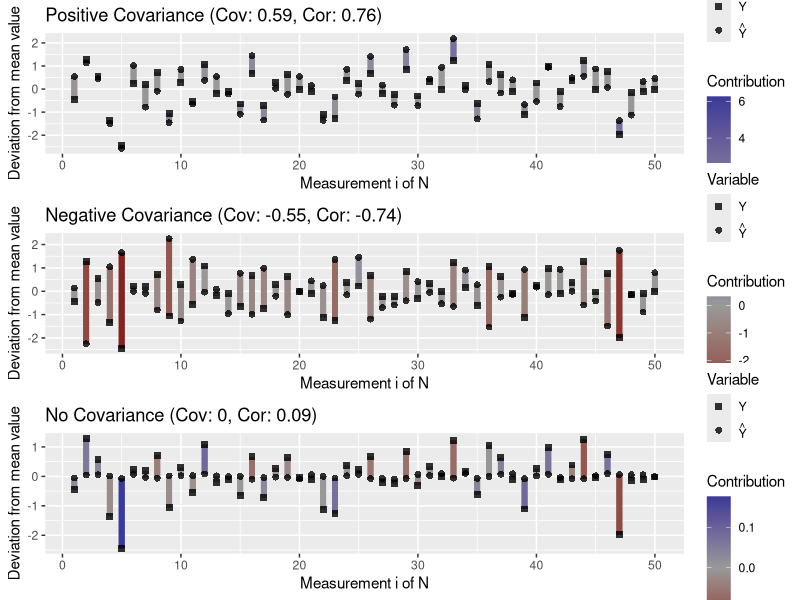
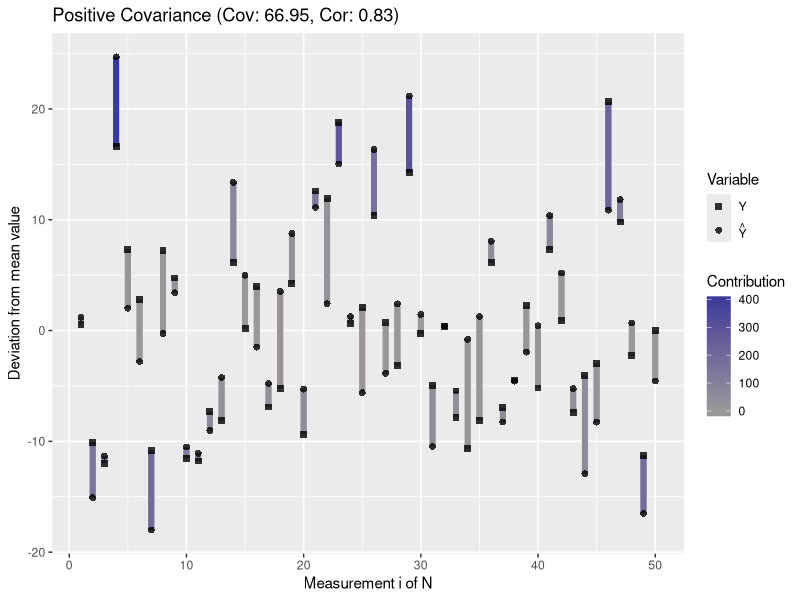
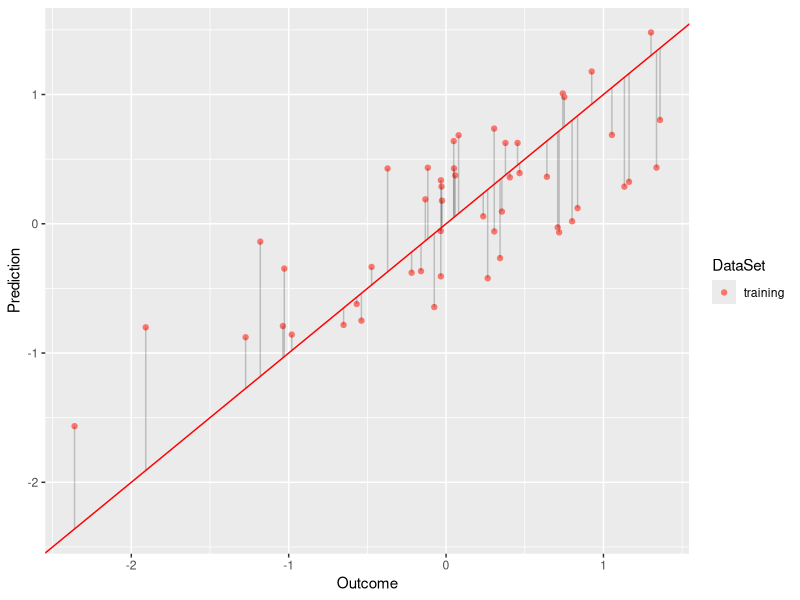
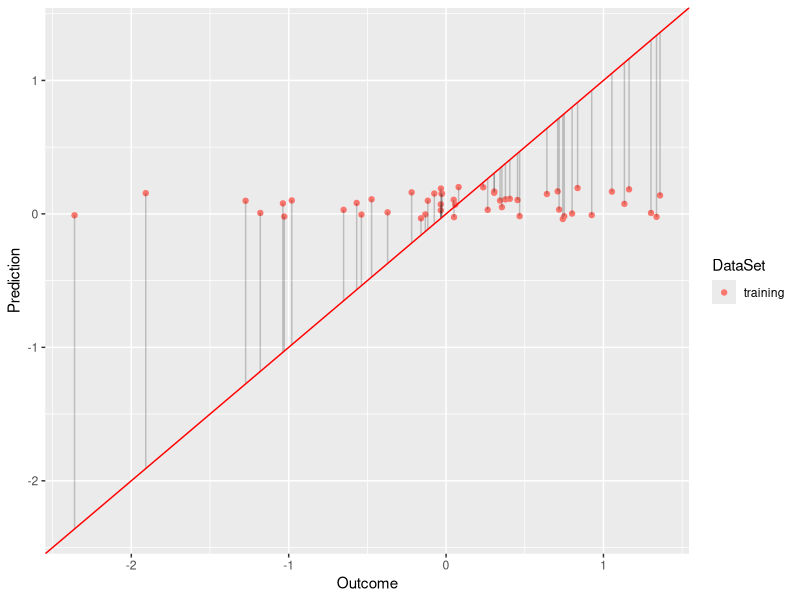
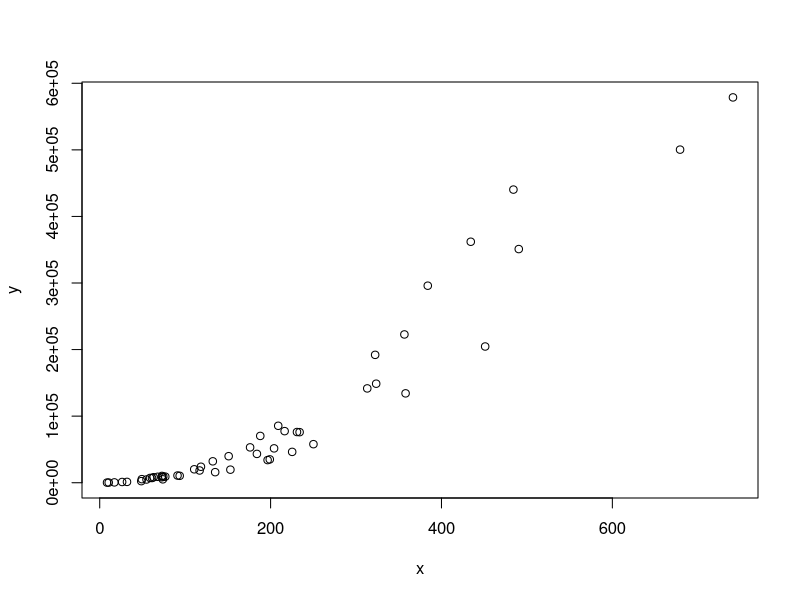
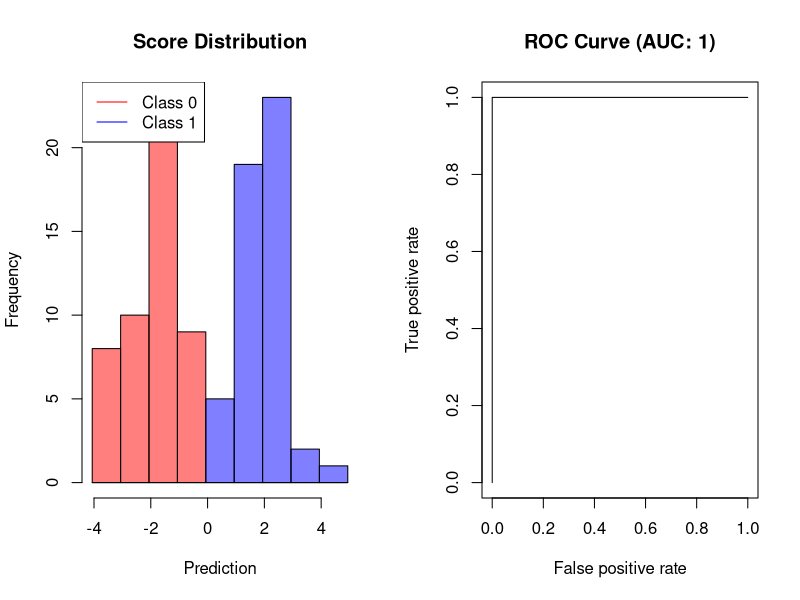
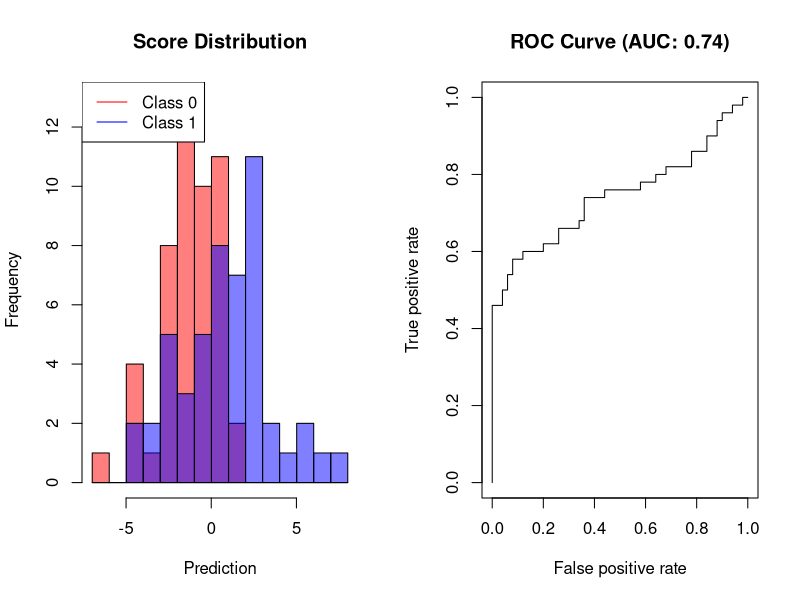

Reproduce these figures in R, in order.
## ---- chunk 1
plot.mean.deviation <- function(y, y.hat, label) {
    means <- c(mean(y), mean(y.hat))
    y.deviation <- y - mean(y)
    y.hat.deviation <- y.hat - mean(y.hat)
    prod <- y.deviation * y.hat.deviation
    df <- data.frame("N" = c(seq_along(y), seq_along(y)), 
                     "Deviation" = c(y.deviation, y.hat.deviation),
                     "Variable" = c(rep("Y", length(y)), 
                                   rep("Y_Hat", length(y.hat))))
    pos.neg <- ifelse(sign(prod) >= 0, "Positive", "Negative")
    segment.df <- data.frame("N" = c(seq_along(y), seq_along(y)),
                             "Y" = y.deviation, "Yend" = y.hat.deviation,
                             "Sign" = pos.neg, "Contribution" = prod)
    library(ggplot2)
    covariance <- round(cov(y, y.hat), 2)
    correlation <- round(cor(y, y.hat), 2)
    title <- paste0(label, " (Cov: ", covariance, ", Cor: ", correlation, ")")
    ggplot() + 
        geom_segment(size = 2, data = segment.df, 
                    aes(x = N, xend = N, y = Y, yend = Yend, color = Contribution))  +
        geom_point(data = df, alpha = 0.8, size = 2,
                          aes(x = N, y = Deviation, shape = Variable)) +
            xlab("Measurement i of N") + ylab("Deviation from mean value") +
            ggtitle(title) +
     scale_color_gradient2(mid = "grey60") + 
     scale_shape_manual(values = 15:16, 
        label = c(expression(Y), expression(hat(Y))))
}
## ---- chunk 2
# covariance
set.seed(1501)
N <- 50
y <- rnorm(N)
set.seed(1001)
# high covariance: similar spread around mean
y.hat <- y + runif(N, -1, 1)
df.low <- data.frame(Y = y, Y_Hat = y.hat)
p1 <- plot.mean.deviation(y, y.hat, label = "Positive Covariance")
# negative covariance: contrasting spread around mean
y.mean <- mean(y)
noise <- rnorm(N, sd = 0.5)
y.hat <- y - 2 * (y - y.mean) + noise
p2 <- plot.mean.deviation(y, y.hat, "Negative Covariance")
# no covariance
y.hat <- runif(N, -0.1, 0.1)
df.no <- data.frame(Y = y, Y_Hat = y.hat)
p3 <- plot.mean.deviation(y, y.hat, "No Covariance")
library(gridExtra)
grid.arrange(p1, p2, p3, nrow = 3)
## ---- chunk 3
# high variance data
y <- rnorm(N, sd = 10)
y.hat <- y + runif(N, -10, 10)
plot.mean.deviation(y, y.hat, label = "Positive Covariance")
df.high <- data.frame(Y = y, Y_Hat = y.hat)
## ---- chunk 4
rsquared <- function(test.preds, test.labels) {
    return(round(cor(test.preds, test.labels)^2, 3))
}
plot.linear.model <- function(model, test.preds = NULL, test.labels = NULL, 
                            test.only = FALSE) {
    # ensure that model is interpreted as a GLM
    pred <- model$fitted.values
    obs <- model$model[,1]
    if (test.only) {
        # plot only the results for the test set
        plot.df <- NULL
        plot.res.df <- NULL
    } else {
        plot.df <- data.frame("Prediction" = pred, "Outcome" = obs, 
                                "DataSet" = "training")
        model.residuals <- obs - pred
        plot.res.df <- data.frame("x" = obs, "y" = pred, 
                        "x1" = obs, "y2" = pred + model.residuals,
                        "DataSet" = "training")
    }
    r.squared <- NULL
    if (!is.null(test.preds) && !is.null(test.labels)) {
        # store predicted points: 
        test.df <- data.frame("Prediction" = test.preds, 
                            "Outcome" = test.labels, "DataSet" = "test")
        # store residuals for predictions on the test data
        test.residuals <- test.labels - test.preds
        test.res.df <- data.frame("x" = test.labels, "y" = test.preds,
                        "x1" = test.labels, "y2" = test.preds + test.residuals,
                         "DataSet" = "test")
        # append to existing data
        plot.df <- rbind(plot.df, test.df)
        plot.res.df <- rbind(plot.res.df, test.res.df)
        # annotate model with R^2 value
        r.squared <- rsquared(test.preds, test.labels)
    }
    #######
    library(ggplot2)
    p <- ggplot() + 
        # plot training samples
        geom_point(data = plot.df, 
            aes(x = Outcome, y = Prediction, color = DataSet)) +
        # plot residuals
        geom_segment(data = plot.res.df, alpha = 0.2,
            aes(x = x, y = y, xend = x1, yend = y2, group = DataSet)) +
        # plot optimal regressor
        geom_abline(color = "red", slope = 1)
    if (!is.null(r.squared)) {
        # plot r squared of predictions
        max.val <- max(plot.df$Outcome, plot.df$Prediction)
        x.pos <- 0.2 * max.val
        y.pos <- 0.9 * max.val
        label <- paste0("R^2: ", r.squared)
        p <- p + annotate("text", x = x.pos, y = y.pos, label = label, size = 5)
    }
    return(p)
}
## ---- chunk 5
model <- lm(Y ~ Y_Hat, data = df.low)
plot.linear.model(model) 
model <- lm(Y ~ Y_Hat, data = df.no)
plot.linear.model(model)
## ---- chunk 6
x <- rexp(50,rate=0.005)  # exponential
y <- (x + 2.5)^2 * runif(50, min=0.8, max=2) # non-linear relationship with x
plot(x,y)	
## ---- chunk 7
df <- data.frame("x" = x, "y" = y)
model <- lm(x ~ y, data = df)
print(round(summary(model)$r.squared, 2))
## ---- chunk 8
# wide value range:
x <- seq(1,10,length.out = 100)
y <- 2 + 1.2*x + rnorm(100,0,sd = 0.9)
model <- lm(y ~ x)
mse <- sum((fitted(model) - y)^2)/100 
print(paste0("R squared: ", summary(model)$r.squared,
        ", MSE:", mse))
# narrow value range
x <- seq(1,2,length.out = 100)
y <- 2 + 1.2*x + rnorm(100,0,sd = 0.9)
model <- lm(y ~ x)
mse <- sum((fitted(model) - y)^2)/100 
print(paste0("R squared: ", summary(model)$r.squared,
        ", MSE:", mse))
## ---- chunk 9
plot.scores.AUC <- function(y, y.hat) {
    par(mfrow=c(1,2))
    hist(y.hat[y == 0], col=rgb(1,0,0,0.5), 
         main = "Score Distribution",
         breaks=seq(min(y.hat),max(y.hat)+1, 1), xlab = "Prediction")
    hist(y.hat[y == 1], col = rgb(0,0,1,0.5), add=T, 
            breaks=seq(min(y.hat),max(y.hat) + 1, 1))
    legend("topleft", legend = c("Class 0", "Class 1"),  col=c("red", "blue"), lty=1, cex=1)
    # plot ROC curve
    library(ROCR)
    pr <- prediction(y.hat, y)
    prf <- performance(pr, measure = "tpr", x.measure = "fpr")
    # get AUC
    auc <- performance(pr, measure = "auc")@y.values[[1]]
    plot(prf, main = paste0("ROC Curve (AUC: ", round(auc, 2), ")"))
}
## ---- chunk 10
# create binary labels
y <- c(rep(0, 50), rep(1, 50))
# simulate scoring classifier with two separated Gaussians
y.hat <- c(rnorm(50, -2, sd = 1), rnorm(50, 2, sd = 0.75))
plot.scores.AUC(y, y.hat)
# create slightly overlapping Gaussians
y.hat <- c(rnorm(50, -1, sd = 2), rnorm(50, 1, sd = 3))
plot.scores.AUC(y, y.hat)
